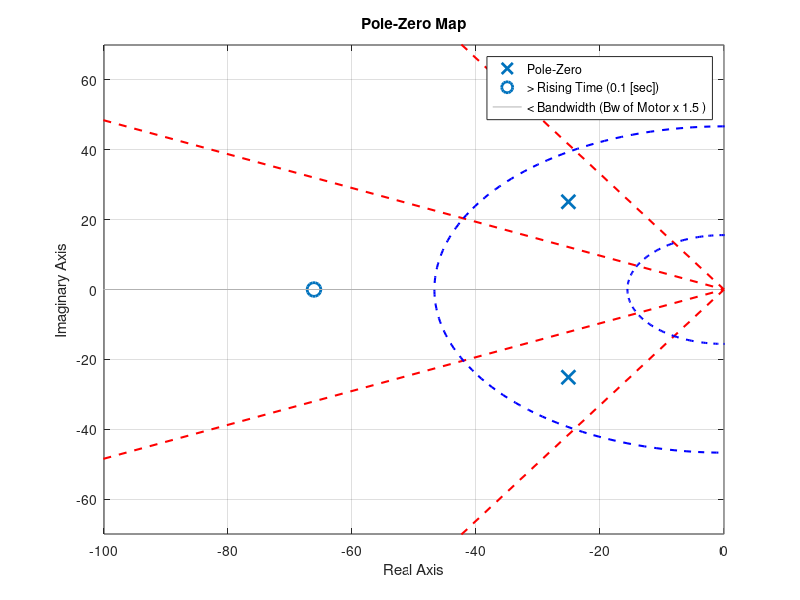
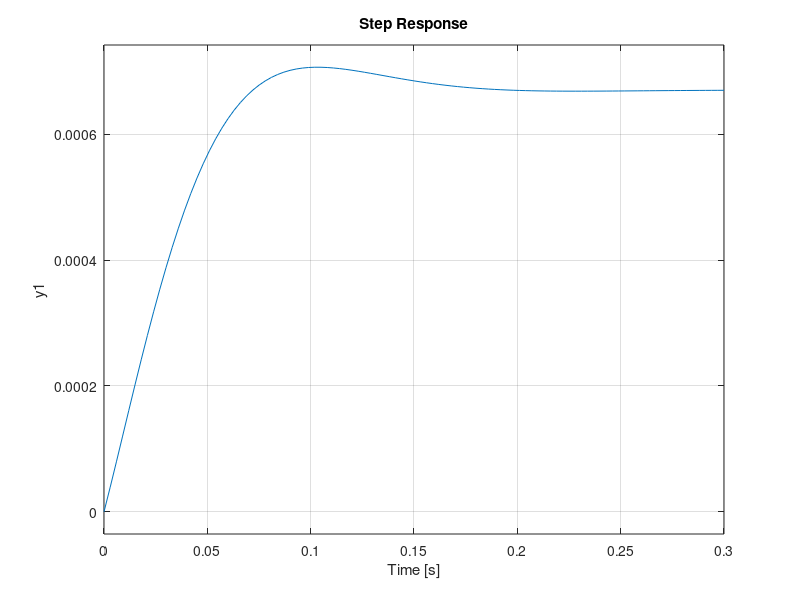

Write the MATLAB code that produced these figures, in order.
clc; clear all; close all;


%% ===== Controller ==== %% 
zeta = 0.707 ; 
wn   = 35.5 ; 

% === Constant === %
Kg = 1/0.00067 ; 

% === Gm  (07/29) === % 
Gm_num = [10.88]   ; 
Gm_den = [1 31.1403] ; 

Pm    = Gm_den(2) ;  
tau_m = 1 / Gm_den(2) ;  
Km    = Gm_num(1) * tau_m ;  

Gm =tf(Gm_num, Gm_den) ;

% === Constant (Kd,Kp) === %
Kp = ((2 * wn * zeta / Pm) - 1) / (Km * Kg) ; 
Ki = (wn^2 /(Km * Kg * Pm)) ; 


% === Gcl === %
Gcl_num = [ Kp*Km*Pm , Ki*Km*Pm] ;  
Gcl_den = [1 , Pm * (1 + Km * Kg * Kp) ,  Ki * Km * Kg * Pm ] ;
Gcl     = tf(Gcl_num , Gcl_den) ;    


%% ===== Pole Placement ==== %% 


OS_std = 15 ; % [%]
zeta_std = sqrt(1 / (1 + (pi / log(100 / OS_std))^2));

OS = exp(-zeta * pi / sqrt(1 - zeta^2)) * 100 ; 


% Pole-Zero Map 
zeta_max = 0.9 ;
theta = acos(zeta_max); 
theta_std = acos(zeta_std); 

% zeta 범위
r= 200 ; 
x_pos_std = [-r * cos(theta_std), 0] ;
y_pos_std = [ r * sin(theta_std), 0] ; 
x_neg_std = [-r * cos(theta_std), 0] ;
y_neg_std = [-r * sin(theta_std), 0] ;

x_pos = [-r * cos(theta), 0];
y_pos = [ r * sin(theta), 0];
x_neg = [-r * cos(theta), 0];
y_neg = [-r * sin(theta), 0];

% Wn 범위 (zeta = 0.707) 
theta_circle = linspace(0, 2*pi, 300);   

% Disturbance Rejection at 5 [rad/sec] (bigger than this)
tr_dist_std = 15.57848702981203580556 ; 
dist_circle_x = tr_dist_std * cos(theta_circle); 
dist_circle_y = tr_dist_std * sin(theta_circle);  

% rising time with zero (bigger than this)
wn_tr_std = 24.8200024314 ; 
tr_circle_x = wn_tr_std * cos(theta_circle); 
tr_circle_y = wn_tr_std * sin(theta_circle);  
 
% zero (less than this) 
wn_bw_std = 1.5 * 31.1403 ; % 46.71045
bw_circle_x = wn_bw_std * cos(theta_circle); 
bw_circle_y = wn_bw_std * sin(theta_circle);  

figure();

pzmap(Gcl);

hold on ;

% Zeta
plot(x_pos_std, y_pos_std, 'r--', 'LineWidth', 1.5, 'HandleVisibility','off');
plot(x_neg_std, y_neg_std, 'r--', 'LineWidth', 1.5, 'HandleVisibility','off');
plot(x_pos, y_pos, 'r--', 'LineWidth', 1.5, 'HandleVisibility','off');
plot(x_neg, y_neg, 'r--', 'LineWidth', 1.5, 'HandleVisibility','off');

% plot(circle_x, circle_y, 'r--', 'LineWidth', 1.5);
% plot(tr_circle_x   , tr_circle_y   , 'k--', 'LineWidth', 1.5);
plot(bw_circle_x   , bw_circle_y   , 'b--', 'LineWidth', 1.5);
plot(dist_circle_x , dist_circle_y , 'b--', 'LineWidth', 1.5);

grid on; 
xlim([-100 0]);
ylim([-70 70]);
title('Pole-Zero Map'); 
legend('Pole-Zero','> Rising Time (0.1 [sec])','< Bandwidth (Bw of Motor x 1.5 )');

fprintf('\n ===== Pole Placement ==== \n') ;
fprintf('Zeta : %f [-] \n',zeta) ;
fprintf('Wn   : %f [rad/sec] \n',wn) ;
fprintf('Wn Limit for Rising Time : %f [rad/sec]\n',wn_tr_std) ;
fprintf('Wn Limit for Bandwidth   : %f [rad/sec]\n',wn_bw_std) ;


figure();
step(Gcl);